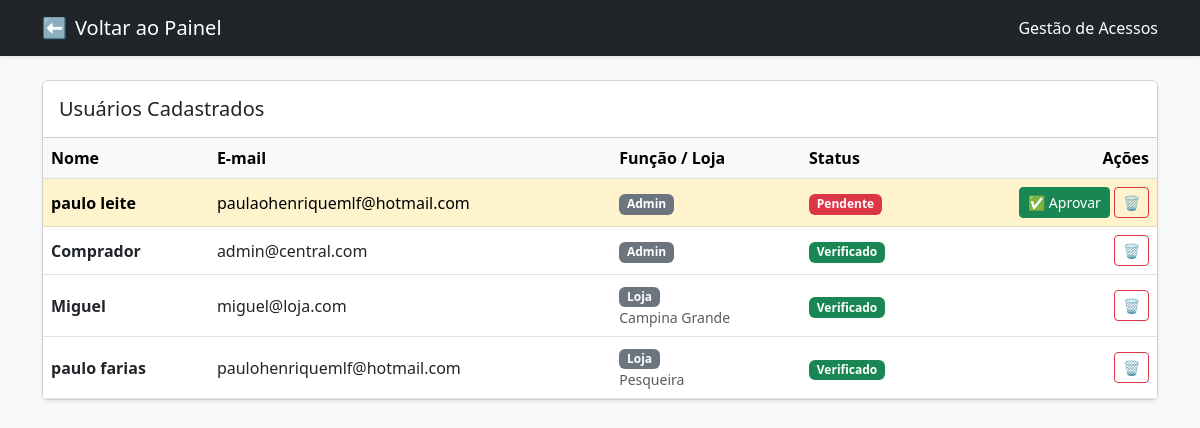
/admin/usuarios (signed in), run on the app's committed database.
### app.py (models this page shows)
class Usuario(db.Model):
    id = db.Column(db.Integer, primary_key=True)
    nome = db.Column(db.String(100), nullable=False)
    email = db.Column(db.String(100), unique=True, nullable=False)
    senha = db.Column(db.String(100), nullable=False)
    funcao = db.Column(db.String(20), nullable=False)
    verificado = db.Column(db.Boolean, default=False)
    loja_id = db.Column(db.Integer, db.ForeignKey('loja.id'), nullable=True)
    loja = db.relationship('Loja', backref=db.backref('usuarios', lazy=True))

class Loja(db.Model):
    id = db.Column(db.Integer, primary_key=True)
    nome = db.Column(db.String(100), nullable=False)

### app.py (the view)
@app.route('/admin/usuarios')
def admin_usuarios():
    if 'usuario_id' not in session or session.get('funcao') != 'Admin': return redirect(url_for('login'))
    usuarios = Usuario.query.order_by(Usuario.verificado.asc(), Usuario.nome.asc()).all()
    return render_template('admin_usuarios.html', usuarios=usuarios)

### templates/admin_usuarios.html (shortened to what this page needs)
<!DOCTYPE html>
<html lang="pt-br">
<head>
    <link href="https://cdn.jsdelivr.net/npm/bootstrap@5.3.0/dist/css/bootstrap.min.css" rel="stylesheet">
</head>
<body class="bg-light">
    <nav class="navbar navbar-dark bg-dark shadow-sm mb-4">
        <div class="container">
            <a class="navbar-brand d-flex align-items-center" href="{{ url_for('dashboard_admin') }}">
                <span class="me-2">⬅️</span> Voltar ao Painel
            </a>
            <span class="navbar-text text-white">Gestão de Acessos</span>
        </div>
    </nav>
    <div class="container">
        <div class="card shadow-sm">
            <div class="card-header bg-white py-3">
                <h5 class="mb-0">Usuários Cadastrados</h5>
            </div>
            <div class="card-body p-0">
                <div class="table-responsive">
                    <table class="table table-hover mb-0 align-middle">
                        <thead class="table-light">
                            <tr>
                                <th>Nome</th>
                                <th>E-mail</th>
                                <th>Função / Loja</th>
                                <th>Status</th>
                                <th class="text-end">Ações</th>
                            </tr>
                        </thead>
                        <tbody>
                            {% for u in usuarios %}
                            <tr class="{{ 'table-warning' if not u.verificado else '' }}">
                                <td>
                                    <strong>{{ u.nome }}</strong>
                                </td>
                                <td>{{ u.email }}</td>
                                <td>
                                    <span class="badge bg-secondary">{{ u.funcao }}</span>
                                    {% if u.loja %}
                                        <small class="text-muted d-block">{{ u.loja.nome }}</small>
                                    {% endif %}
                                </td>
                                <td>
                                    {% if u.verificado %}
                                        <span class="badge bg-success">Verificado</span>
                                    {% else %}
                                        <span class="badge bg-danger">Pendente</span>
                                    {% endif %}
                                </td>
                                <td class="text-end">
                                    {% if not u.verificado %}
                                        <a href="{{ url_for('aprovar_usuario', user_id=u.id) }}" class="btn btn-success btn-sm">
                                            ✅ Aprovar
                                        </a>
                                    {% endif %}
                                    <a href="{{ url_for('excluir_usuario', user_id=u.id) }}" class="btn btn-outline-danger btn-sm" onclick="return confirm('Tem certeza que deseja excluir este usuário?')">
                                        🗑️
                                    </a>
                                </td>
                            </tr>
                            {% endfor %}
                        </tbody>
                    </table>
                </div>
            </div>
        </div>
    </div>
</body>
</html>

### data on the page
Usuario: nome "paulo leite", email "paulaohenriquemlf@hotmail.com", funcao "Admin", verificado "Pendente"
Usuario: nome "Comprador", email "admin@central.com", funcao "Admin", verificado "Verificado"
Usuario: nome "Miguel", email "miguel@loja.com", funcao "Loja", loja.nome "Campina Grande", verificado "Verificado"
Usuario: nome "paulo farias", email "paulohenriquemlf@hotmail.com", funcao "Loja", loja.nome "Pesqueira", verificado "Verificado"
